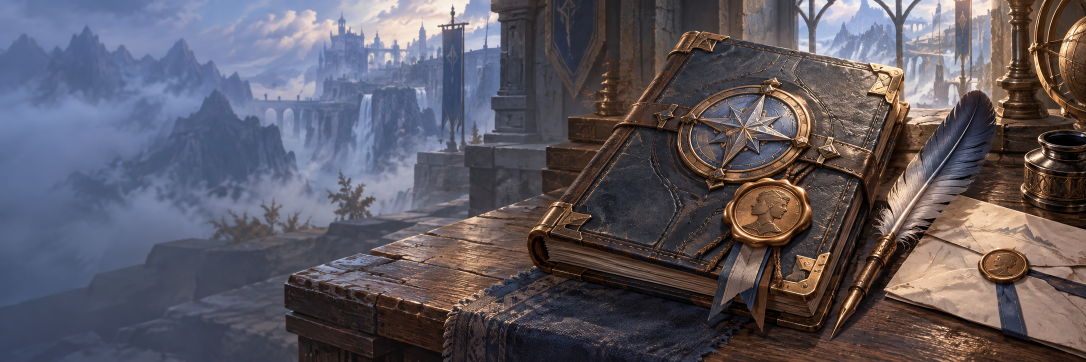
#> input picture Capstone/Assets/Game/UISystem/ArtSource/Latest20261020/Assets/Art/scene-profile-r2.png, 2172 x 724 px (shown at 1/2 size); its folder holds 5 pictures in this run
$ python polish_ui_assets.py
#> lines starting #> are read from the running program, lines starting #| are printed output that depends on the picture; after the words box and inside, x2 and y2 are one past the last pixel; in counts of white or black regions, pixels touching at a corner belong together
"""Build independent UI art, without mockup screenshots or baked text. Requires Pillow."""
from pathlib import Path
import math
from PIL import Image, ImageDraw, ImageOps

ROOT = Path(__file__).resolve().parents[2] / 'Capstone/Assets/Game/UISystem'
SOURCE = ROOT / 'ArtSource/Polish20261022'
OUTPUT = ROOT / 'Resources/UI/Polish20261022'
SOURCE.mkdir(parents=True, exist_ok=True)
OUTPUT.mkdir(parents=True, exist_ok=True)
for name in ('profile', 'quest', 'map', 'book'):
    original = ROOT / f'ArtSource/Latest20261020/Assets/Art/scene-{name}-r2.png'
    ImageOps.fit(Image.open(original).convert('RGBA'), (760, 240), Image.Resampling.LANCZOS).save(OUTPUT / f'scene-{name}.png')
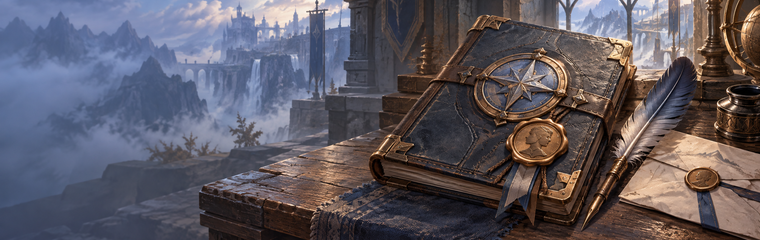
#> saved as scene-profile.png: PIL image 760x240 RGBA; mean R, G, B, A 93.9, 89, 97.7, 255
#> pass 2 of the loop `for name in ('profile', 'quest', 'map', 'book'):`:
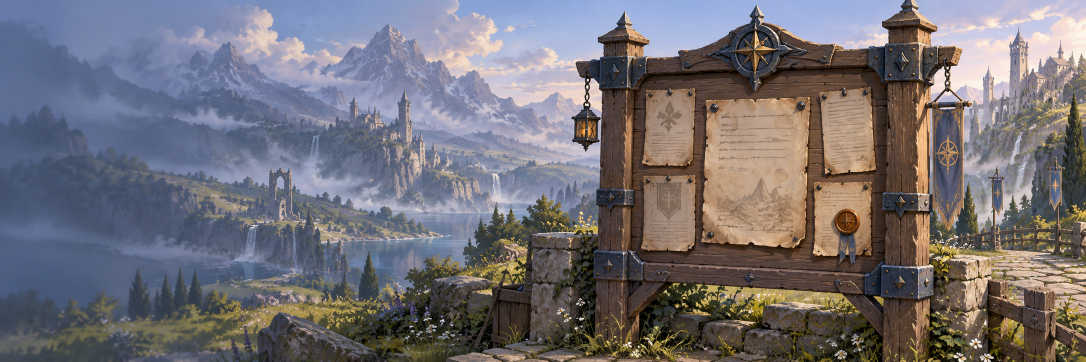
#> input picture Capstone/Assets/Game/UISystem/ArtSource/Latest20261020/Assets/Art/scene-quest-r2.png, 2172 x 724 px (shown at 1/2 size)
#> `ImageOps.fit(Image.open(original).convert('RGBA'), (760, 240), Image.R..`:
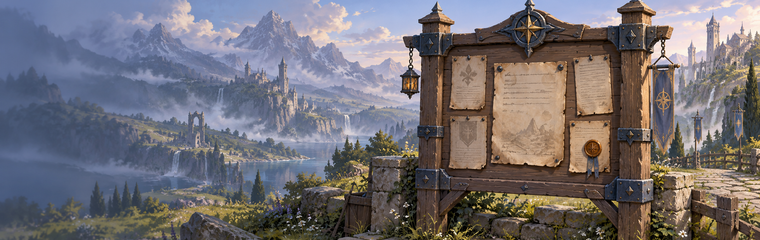
#> saved as scene-quest.png: PIL image 760x240 RGBA; mean R, G, B, A 115.3, 111.3, 116.4, 255
#> pass 3 of the loop `for name in ('profile', 'quest', 'map', 'book'):`:
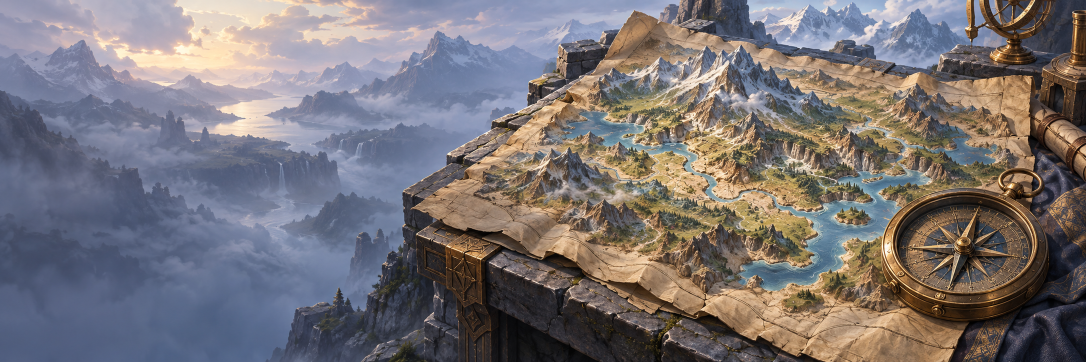
#> input picture Capstone/Assets/Game/UISystem/ArtSource/Latest20261020/Assets/Art/scene-map-r2.png, 2172 x 724 px (shown at 1/2 size)
#> `ImageOps.fit(Image.open(original).convert('RGBA'), (760, 240), Image.R..`:
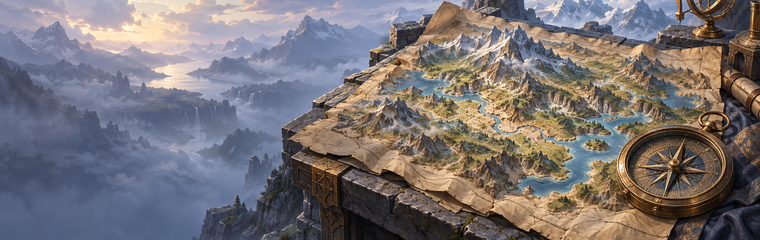
#> saved as scene-map.png: PIL image 760x240 RGBA; mean R, G, B, A 120.4, 114.6, 116.9, 255
#> the loop made 4 passes; the first 3 are shown

points = []
#> points = []
for tooth in range(8):
    for offset, radius in ((-.5, 23), (-.28, 23), (-.20, 30), (.20, 30), (.28, 23)):
        angle = (tooth + offset) * math.tau / 8
        points.append((32 + radius * math.cos(angle), 32 + radius * math.sin(angle)))
#> after the loop, points = 40 pairs, first value 2.37 to 61.63, second value 2.37 to 61.63
coords = ' '.join(f'{x:.4f},{y:.4f}' for x, y in points)
(SOURCE / 'settings.svg').write_text(f'<svg xmlns="http://www.w3.org/2000/svg" viewBox="0 0 64 64" width="128" height="128"><defs><mask id="hole"><rect width="64" height="64" fill="white"/><circle cx="32" cy="32" r="10" fill="black"/></mask></defs><polygon points="{coords}" fill="white" mask="url(#hole)"/></svg>\n', encoding='utf-8')
gear = Image.new('RGBA', (512, 512)); draw = ImageDraw.Draw(gear)
#> after `gear = Image.new('RGBA', (512, 512))`: gear: PIL image 512x512 RGBA; every value is 0
draw.polygon([(x*8, y*8) for x, y in points], fill='white')
draw.ellipse((176, 176, 336, 336), fill=(0,0,0,0))
gear.resize((128,128), Image.Resampling.LANCZOS).save(OUTPUT / 'settings.png')

# One contour, transparent full-bleed art window, material caption and discreet bottom/right rails.
polygon = [(15,3),(365,3),(377,15),(377,217),(365,229),(15,229),(3,217),(3,15)]
path = 'M' + 'L'.join(f'{x},{y}' for x,y in polygon) + 'Z'
(SOURCE / 'major-front.svg').write_text(f'<svg xmlns="http://www.w3.org/2000/svg" viewBox="0 0 380 232"><defs><linearGradient id="caption" x1="0" y1="0" x2="0" y2="1"><stop offset=".68" stop-color="#AEB8CD" stop-opacity="0"/><stop offset=".79" stop-color="#AEB8CD" stop-opacity=".96"/><stop offset="1" stop-color="#9FAFC7"/></linearGradient></defs><path d="{path}" fill="url(#caption)" stroke="#8996B0" stroke-width="1.5"/><path d="M373,28V215L363,225H20" fill="none" stroke="#CCAD83" stroke-width="1" opacity=".55"/></svg>\n', encoding='utf-8')
front = Image.new('RGBA', (760,464)); mask=Image.new('L',front.size);d=ImageDraw.Draw(mask);d.polygon([(x*2,y*2) for x,y in polygon],fill=255)
#> after `front = Image.new('RGBA', (760, 464))`: front: PIL image 760x464 RGBA; every value is 0
#> after `mask = Image.new('L', front.size)`: mask: PIL image 760x464 L; every value is 0
grain=Image.open(ROOT/'Resources/UI/Latest20261020/Assets/Art/steel-enamel-r2.png').convert('RGB').resize(front.size,Image.Resampling.LANCZOS)
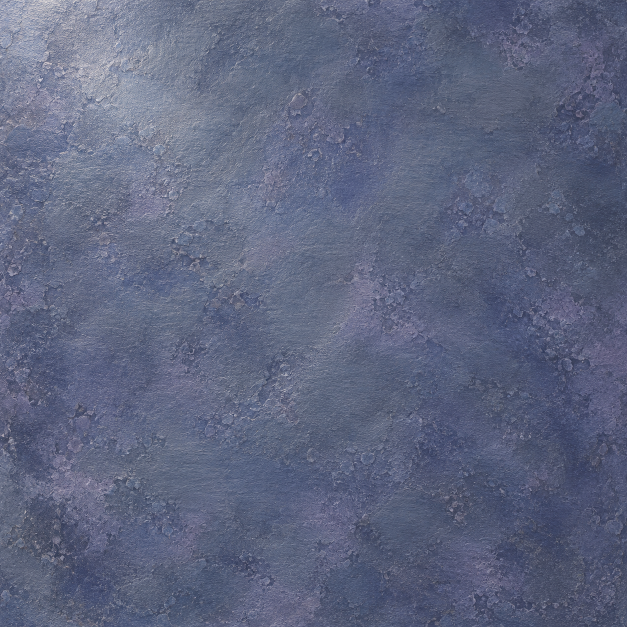
#> input picture Capstone/Assets/Game/UISystem/ArtSource/Latest20261020/Assets/Art/steel-enamel-r2.png, 1254 x 1254 px, found by its file name (shown at 1/2 size)
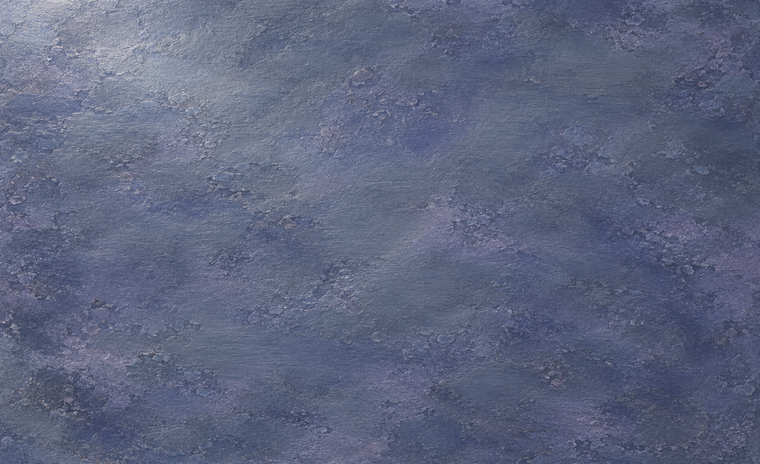
#> grain: PIL image 760x464 RGB; mean R, G, B 94.3, 101.3, 127.2
px=front.load(); noise=grain.load()
for y in range(464):
    t=max(0,min(1,(y/2-154)/29)); t=t*t*(3-2*t)
    for x in range(760):
        n=(sum(noise[x,y])/3-175)*.07
        px[x,y]=(round(174+n),round(184+n),round(205+n),round(t*248))
front.putalpha(Image.frombytes('L',front.size,bytes(min(a,b) for a,b in zip(front.getchannel('A').tobytes(),mask.tobytes()))))
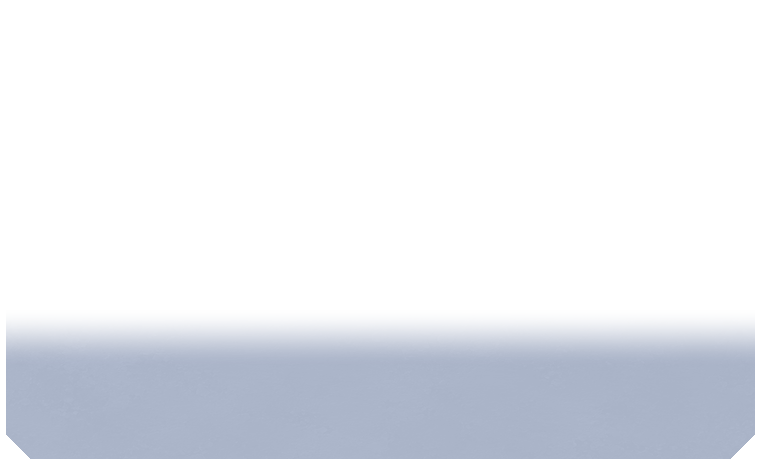
#> front: PIL image 760x464 RGBA; mean R, G, B, A 169.3, 179.3, 200.3, 63.6; transparent parts drawn white
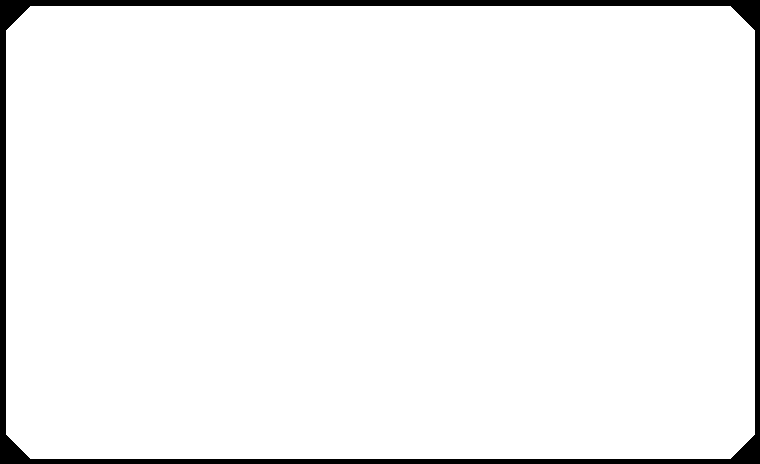
#> mask: PIL image 760x464 L; 95.9% white; 1 black region, box (x1, y1, x2, y2) and area: (0, 0, 760, 464) 14543
d=ImageDraw.Draw(front); d.line([(x*2,y*2) for x,y in polygon+[polygon[0]]],fill='#8996B0',width=3)
d.line([(746,56),(746,430),(726,450),(40,450)],fill=(204,173,131,140),width=2)
front.save(OUTPUT/'major-front.png')
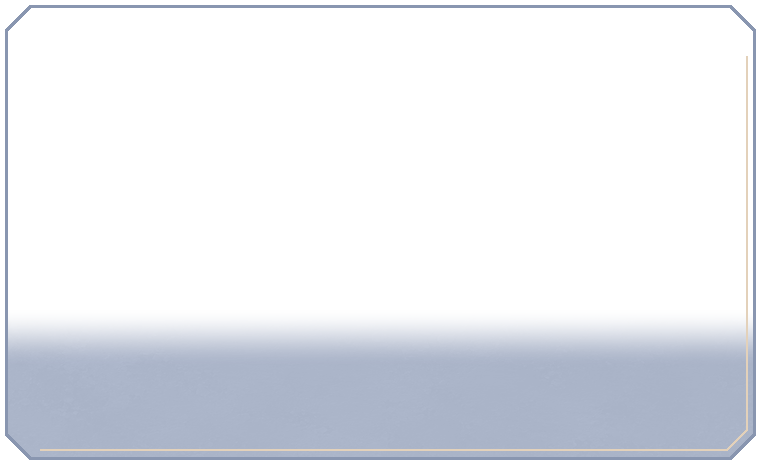
#> saved as major-front.png: PIL image 760x464 RGBA; mean R, G, B, A 168.8, 178.7, 199.4, 67.1; transparent parts drawn white
base=grain.copy().convert('RGBA'); pixels=base.load()
for y in range(base.height):
    for x in range(base.width):
        n=(sum(noise[x,y])/3-175)*.065
        pixels[x,y]=(round(174+n),round(184+n),round(205+n),255)
base=base.resize((760,240),Image.Resampling.LANCZOS)
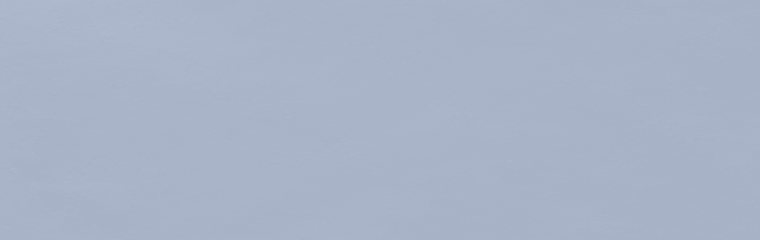
#> base: PIL image 760x240 RGBA; mean R, G, B, A 169.6, 179.6, 200.6, 255
d=ImageDraw.Draw(base)
for offset in range(0,48,12):d.arc((360-offset,-70-offset,790+offset,280+offset),0,360,fill=(137,150,176,45),width=1)
base.save(OUTPUT/'secondary-base.png')
(SOURCE/'secondary-base.svg').write_text('<svg xmlns="http://www.w3.org/2000/svg" viewBox="0 0 380 120"><rect width="380" height="120" fill="#AEB8CD"/><image href="../Latest20261020/Assets/Art/steel-enamel-r2.png" width="380" height="120" opacity=".065"/><path d="M190,-35A108,87 0 1 1 395,140M184,-41A114,93 0 1 1 401,146" fill="none" stroke="#8996B0" opacity=".18"/></svg>\n',encoding='utf-8')
print('Generated 4 independent artwork textures, symmetrical settings icon, and single-contour caption frame.')
